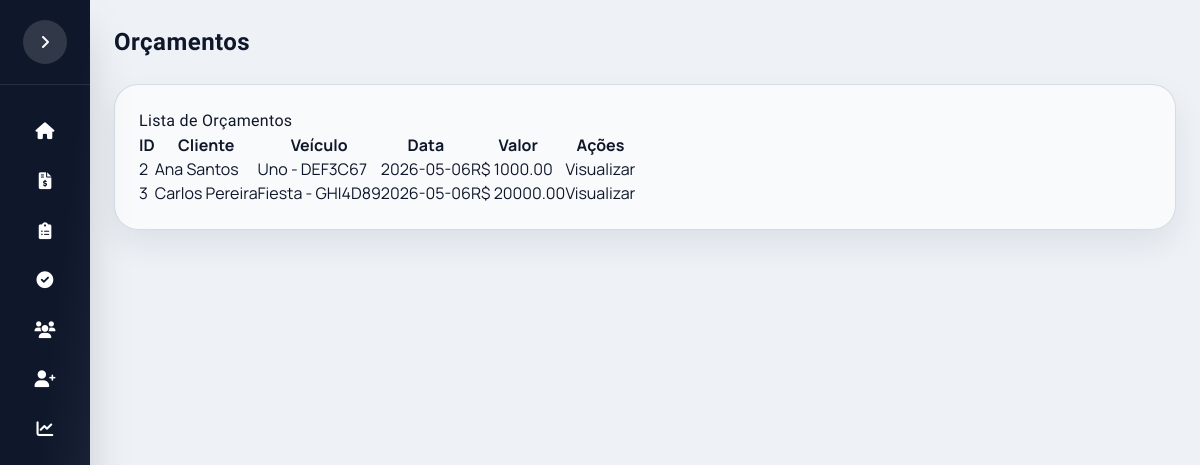
The app's page /orcamentos, older data.
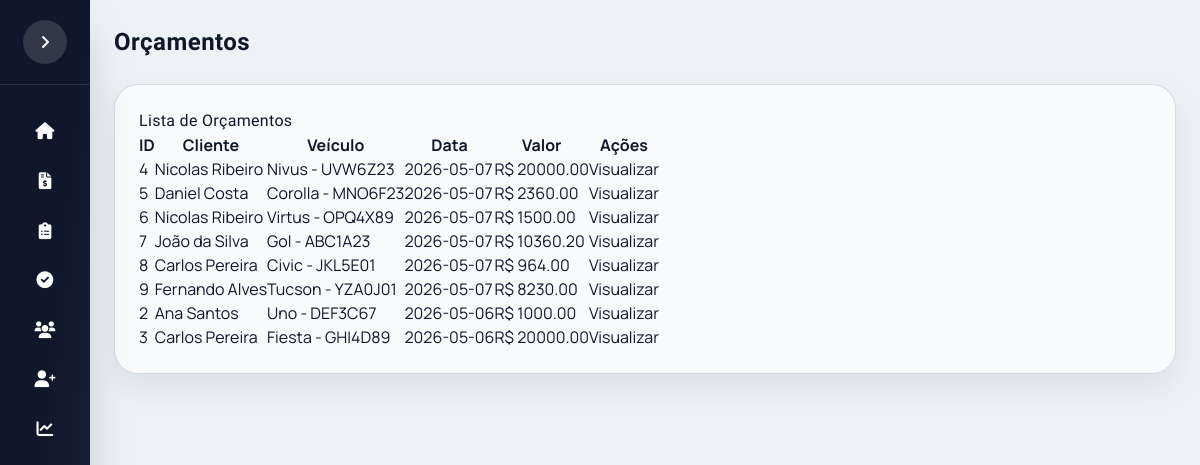
The same page, newer data.
### app/models.py (models this page shows)
class Orcamento(db.Model):
    __tablename__ = "orcamento"
    id_orcamento = db.Column(db.Integer, primary_key=True, autoincrement=True)
    id_veiculo = db.Column(db.Integer, db.ForeignKey("veiculos.id_veiculo"), nullable=False)
    dat_orcamento = db.Column(db.Date, nullable=False)
    bool_original = db.Column(db.Boolean, default=False)
    bool_logo_prensada = db.Column(db.Boolean, default=False)
    banco_motorista = db.Column(db.Boolean, default=False)
    banco_passageiro = db.Column(db.Boolean, default=False)
    banco_traseiro = db.Column(db.Boolean, default=False)
    qtd_bancos = db.Column(db.Integer, default=0)
    qtd_apoio_cabeca = db.Column(db.Integer, default=0)
    bool_espuma = db.Column(db.Boolean, default=False)
    valor = db.Column(db.Numeric(10,2), nullable=False)
    obs = db.Column(db.Text)
    pedidos = db.relationship("Pedido", backref="orcamento", lazy=True)
    tecidos = db.relationship("OrcamentoTecido")
    costuras = db.relationship("OrcamentoCostura")
    cores = db.relationship("OrcamentoCor")
    espumas = db.relationship("OrcamentoEspuma")

class Cliente(db.Model):
    __tablename__ = "clientes"
    id_cliente = db.Column(db.Integer, primary_key=True, autoincrement=True)
    cod_cliente = db.Column(db.String(20), unique=True, nullable=False)
    nome = db.Column(db.String(120), nullable=False)
    cliente_ativo = db.Column(db.Integer, default=1)
    telefones = db.relationship("TelefoneCliente", backref="cliente", lazy=True, cascade="all, delete-orphan")
    emails = db.relationship("EmailCliente", backref="cliente", lazy=True, cascade="all, delete-orphan")
    enderecos = db.relationship("EnderecoCliente", backref="cliente", lazy=True, cascade="all, delete-orphan")
    veiculos = db.relationship("Veiculo", backref="cliente", lazy=True, cascade="all, delete-orphan")

class Veiculo(db.Model):
    __tablename__ = "veiculos"
    id_veiculo = db.Column(db.Integer, primary_key=True, autoincrement=True)
    id_cliente = db.Column(db.Integer, db.ForeignKey("clientes.id_cliente"), nullable=False)
    veiculo_ativo = db.Column(db.Integer, default=1)
    placa = db.Column(db.String(7), unique=True, nullable=False)
    marca = db.Column(db.String(50), nullable=False)
    modelo = db.Column(db.String(80), nullable=False)
    ano = db.Column(db.Integer)
    cor = db.Column(db.String(30))
    orcamentos = db.relationship("Orcamento", backref="veiculo", lazy=True)

### app/routes.py (the view)
@main.route("/orcamentos")
def lista_orcamentos():
    page = request.args.get("page", 1, type=int)
    per_page = request.args.get("per_page", 10, type=int)
    per_page = max(1, min(per_page, 10000))
    if request.args.get("all") == "1":
        query = Orcamento.query.order_by(Orcamento.dat_orcamento.desc())
    else:
        query = (
            Orcamento.query
            .outerjoin(Pedido, Pedido.id_orcamento == Orcamento.id_orcamento)
            .filter(Pedido.id_pedido == None)
            .order_by(Orcamento.dat_orcamento.desc())
        )
    pagination = query.paginate(page=page, per_page=per_page, error_out=False)
    base = query.order_by(None)
    valor_total = float(base.with_entities(func.coalesce(func.sum(Orcamento.valor), 0.0)).scalar() or 0.0)
    hoje = datetime.today().date()
    mes_inicio = datetime(hoje.year, hoje.month, 1).date()
    if hoje.month == 12:
        mes_fim = datetime(hoje.year + 1, 1, 1).date()
    else:
        mes_fim = datetime(hoje.year, hoje.month + 1, 1).date()
    orcamentos_mes = (
        base
        .filter(Orcamento.dat_orcamento >= mes_inicio)
        .filter(Orcamento.dat_orcamento < mes_fim)
        .count()
    )
    total_orcamentos = int(pagination.total or 0)
    ticket_medio = (valor_total / total_orcamentos) if total_orcamentos else 0.0
    return render_template(
        "lista_orcamentos.html",
        orcamentos=pagination.items,
        pagination=pagination,
        stats={
            "total_orcamentos": total_orcamentos,
            "orcamentos_mes": int(orcamentos_mes or 0),
            "ticket_medio": float(ticket_medio),
            "valor_total": float(valor_total),
        }
    )

### templates/lista_orcamentos.html (shortened to what this page needs)
{% extends "base.html" %}
{% block page_title %}
Orçamentos
{% endblock %}
{% block content %}
<h2>Lista de Orçamentos</h2>
<table>
<tr>
<th>ID</th>
<th>Cliente</th>
<th>Veículo</th>
<th>Data</th>
<th>Valor</th>
<th>Ações</th>
</tr>
{% for orcamento in orcamentos %}
<tr>
<td>{{ orcamento.id_orcamento }}</td>
<td>{{ orcamento.veiculo.cliente.nome }}</td>
<td>{{ orcamento.veiculo.modelo }} - {{ orcamento.veiculo.placa }}</td>
<td>{{ orcamento.dat_orcamento }}</td>
<td>R$ {{ orcamento.valor }}</td>
<td>
<a href="{{ url_for('main.visualizar_orcamento', id_orcamento=orcamento.id_orcamento) }}">
<button>Visualizar</button>
</a>
</td>
</tr>
{% endfor %}
</table>
{% endblock %}

### templates/base.html (shortened to what this page needs)
<!DOCTYPE html>
<html lang="pt-br">
<head>
    <script src="https://cdn.tailwindcss.com"></script>
    <link rel="stylesheet" href="https://cdnjs.cloudflare.com/ajax/libs/font-awesome/6.0.0-beta3/css/all.min.css">
    <link rel="stylesheet" href="{{ url_for('static', filename='css/estilo.css') }}">
</head>
<body>
<div class="app-shell">
    <aside id="sidebar" class="sidebar collapsed bg-gradient-to-br from-slate-900 via-slate-900 to-slate-800 text-white flex flex-col shadow-2xl z-10">
        <div class="sidebar-header p-5 border-b border-white/10 flex items-center justify-between gap-3">
            <button id="sidebarCollapse" type="button" class="sidebar-toggle" aria-label="Abrir menu">
                <i class="fas fa-angle-right"></i>
            </button>
        </div>
        <div class="flex-1 py-6 px-4 space-y-1 sidebar-menu">
            <a href="{{ url_for('main.home') }}" class="menu-item w-full text-left rounded-xl flex items-center gap-3 hover:bg-white/10 transition-all">
                <i class="fas fa-home w-5"></i> <span class="nav-label">Home</span>
            </a>
            <a href="{{ url_for('main.lista_orcamentos') }}" class="menu-item w-full text-left rounded-xl flex items-center gap-3 hover:bg-white/10 transition-all">
                <i class="fas fa-file-invoice-dollar w-5"></i> <span class="nav-label">Orçamentos</span>
            </a>
            <a href="{{ url_for('main.lista_pedidos') }}" class="menu-item w-full text-left rounded-xl flex items-center gap-3 hover:bg-white/10 transition-all">
                <i class="fas fa-clipboard-list w-5"></i> <span class="nav-label">Pedidos</span>
            </a>
            <a href="{{ url_for('main.pedidos_concluidos') }}" class="menu-item w-full text-left rounded-xl flex items-center gap-3 hover:bg-white/10 transition-all">
                <i class="fas fa-check-circle w-5"></i> <span class="nav-label">Concluídos</span>
            </a>
            <a href="{{ url_for('main.listar_clientes') }}" class="menu-item w-full text-left rounded-xl flex items-center gap-3 hover:bg-white/10 transition-all">
                <i class="fas fa-users w-5"></i> <span class="nav-label">Lista de Clientes</span>
            </a>
            <a href="{{ url_for('main.cadastrar_cliente') }}" class="menu-item w-full text-left rounded-xl flex items-center gap-3 hover:bg-white/10 transition-all">
                <i class="fas fa-user-plus w-5"></i> <span class="nav-label">Novo Cliente</span>
            </a>
            <a href="{{ url_for('main.dashboard') }}" class="menu-item">
                <i class="fas fa-chart-line"></i> <span class="nav-label">Dashboard</span>
            </a>
        </div>
    </aside>
    <main class="content-area">
        <div class="w-full">
            <div class="topbar">
                <div class="flex items-center gap-3">
                    <div>
                        <div id="pageTitle" class="topbar-title title-font">{% block page_title %}Sistema{% endblock %}</div>
                    </div>
                </div>
            </div>
            <div class="screen">
                {% block content %}
                {% endblock %}
            </div>
        </div>
    </main>
</div>
</body>
</html>

### static/css/estilo.css (style rules this page uses)
:root { --brand-red: #e11d2e; --brand-red-dark: #b91c1c; --brand-blue: #1e3a8a; --ink: #0f172a; --muted: #475569; --panel: #f8fafc; --line: #e2e8f0; --accent: #10b981; --primary: #4f46e5; --primary-dark: #4338ca; --primary-light: #818cf8; --success: #10b981; --warning: #f59e0b; --danger: #ef4444; --info: #3b82f6; --sidebar-width: 280px; --sidebar-collapsed: 90px; --radius-card: 1.25rem; --radius-lg: 1rem; --radius-md: 0.75rem; --shadow-sm: 0 1px 2px 0 rgb(0 0 0 / 0.05); --shadow-md: 0 4px 6px -1px rgb(0 0 0 / 0.1); --shadow-lg: 0 10px 15px -3px rgb(0 0 0 / 0.1); --shadow-xl: 0 20px 25px -5px rgb(0 0 0 / 0.1); }
* { margin: 0; padding: 0; box-sizing: border-box; }
body { background: radial-gradient(circle at top, #e2e8f0 0%, #cbd5e1 55%, #e2e8f0 100%); font-family: 'Manrope', system-ui, sans-serif; color: var(--ink); min-height: 100vh; overflow-x: hidden; }
h1, h2, h3, .title-font { font-family: 'Barlow Condensed', 'Manrope', system-ui, sans-serif; letter-spacing: 0.02em; }
.app-shell { display: flex; min-height: 100vh; background: #eef2f7; }
.sidebar { width: var(--sidebar-width); transition: width 0.25s ease, transform 0.25s ease; position: fixed; height: 100vh; z-index: 10; overflow: hidden; }
.sidebar.collapsed { width: var(--sidebar-collapsed); }
.sidebar.collapsed .sidebar-header { justify-content: center; }
.sidebar.collapsed .menu-item { justify-content: center; padding-left: 0; padding-right: 0; padding-top: 0.9rem; padding-bottom: 0.9rem; border-radius: 0.85rem; }
.sidebar.collapsed .menu-item i { margin: 0; }
.sidebar.collapsed ~ .content-area { margin-left: var(--sidebar-collapsed); }
.sidebar-header { display: flex; align-items: center; justify-content: space-between; gap: 1rem; padding: 1.5rem; border-bottom: 1px solid rgba(255,255,255,0.1); }
.menu-item { text-decoration: none; color: inherit; display: flex; align-items: center; justify-content: flex-start; gap: 1rem; padding: 0.75rem 1.2rem; border-radius: 0.75rem; transition: all 0.2s; }
.menu-item i { width: 1.4rem; text-align: center; font-size: 1.05rem; }
.sidebar-toggle { width: 44px; height: 44px; border-radius: 999px; display: inline-flex; align-items: center; justify-content: center; background: rgba(255,255,255,0.14); transition: all 0.2s; flex-shrink: 0; cursor: pointer; border: none; color: white; }
.content-area { flex: 1; overflow-y: auto; padding: 1.5rem; margin-left: var(--sidebar-width); transition: margin-left 0.25s ease; display: flex; flex-direction: column; }
.topbar { display: flex; align-items: center; justify-content: space-between; gap: 1rem; margin-bottom: 1.5rem; }
.topbar-title { font-size: 1.5rem; font-weight: 700; color: #0f172a; }
.screen { background: rgba(255,255,255,0.6); border: 1px solid rgba(148,163,184,0.35); border-radius: 1.5rem; padding: 1.5rem; box-shadow: 0 14px 32px rgba(15,23,42,0.08); width: 100%; flex: 1; }

Row changes from the older to the newer data that the page shows:
added Orcamento: id_orcamento "4", veiculo.cliente.nome "Nicolas Ribeiro", veiculo.modelo "Nivus", veiculo.placa "UVW6Z23", dat_orcamento "2026-05-07", valor "20000.00"
added Orcamento: id_orcamento "5", veiculo.cliente.nome "Daniel Costa", veiculo.modelo "Corolla", veiculo.placa "MNO6F23", dat_orcamento "2026-05-07", valor "2360.00"
added Orcamento: id_orcamento "6", veiculo.cliente.nome "Nicolas Ribeiro", veiculo.modelo "Virtus", veiculo.placa "OPQ4X89", dat_orcamento "2026-05-07", valor "1500.00"
added Orcamento: id_orcamento "7", veiculo.cliente.nome "João da Silva", veiculo.modelo "Gol", veiculo.placa "ABC1A23", dat_orcamento "2026-05-07", valor "10360.20"
added Orcamento: id_orcamento "8", veiculo.cliente.nome "Carlos Pereira", veiculo.modelo "Civic", veiculo.placa "JKL5E01", dat_orcamento "2026-05-07", valor "964.00"
added Orcamento: id_orcamento "9", veiculo.cliente.nome "Fernando Alves", veiculo.modelo "Tucson", veiculo.placa "YZA0J01", dat_orcamento "2026-05-07", valor "8230.00"
